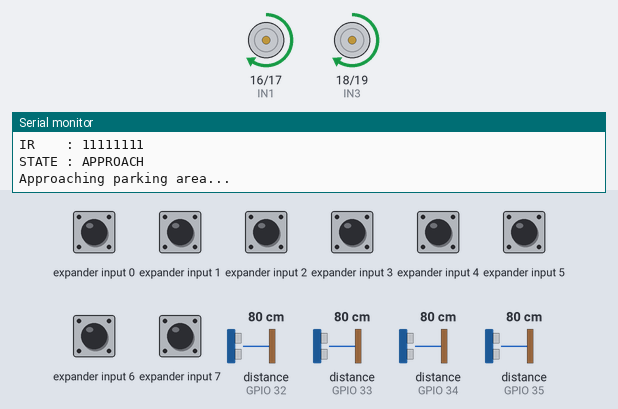
The sketch below on a simulated ESP32. Parts: motor-driver pin pairs drawn as motors (green arrow = first pin HIGH = forward, orange = second pin HIGH = backward, longer = more drive, scaled by the enable pin), the last lines printed to the serial monitor. Wiring (inferred from the names in the program): 4 × ultrasonic range finder: trigger GPIO 14, echo GPIO 33 / trigger GPIO 25, echo GPIO 34 / trigger GPIO 26, echo GPIO 35 / trigger GPIO 27, echo GPIO 32; input shift register (74HC165): load GPIO 13; clock GPIO 23; serial out GPIO 22. Inputs (shaded band) come from the test bench; at power-on: expander input 0–7 HIGH, distance to the obstacle (sensors on GPIO 34, GPIO 32, GPIO 33, GPIO 35) 80 cm. The echo pulse lasts 58.3 µs per cm.

Above: at 3.2 s.
3.3 s: distance to the obstacle (sensor on GPIO 34) set to 45 cm
4.8 s: distance to the obstacle (sensor on GPIO 34) set to 36 cm
At 5.4 s:
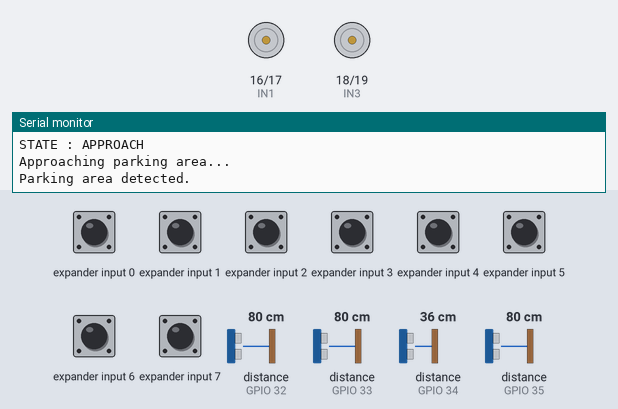
At 7.6 s:
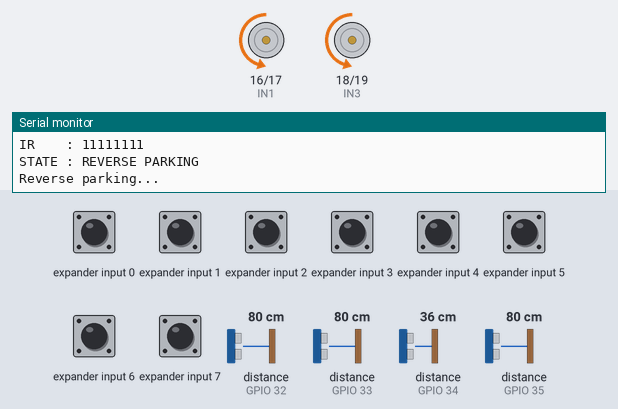
7.8 s: distance to the obstacle (sensor on GPIO 32) set to 23 cm
9.3 s: distance to the obstacle (sensor on GPIO 32) set to 19 cm
At 10.2 s:
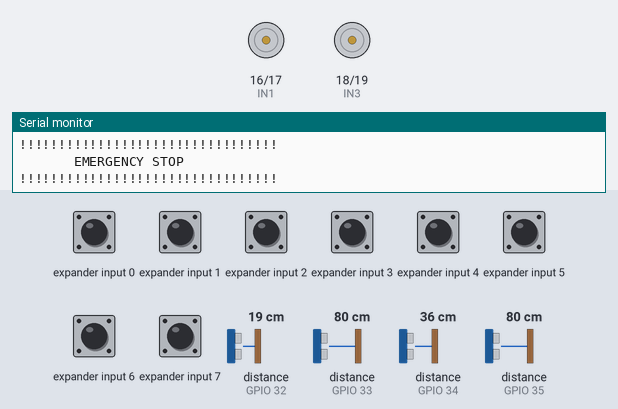
Timing chart, 0 to 12.3 s (numbered marks = the images above; inputs shaded):
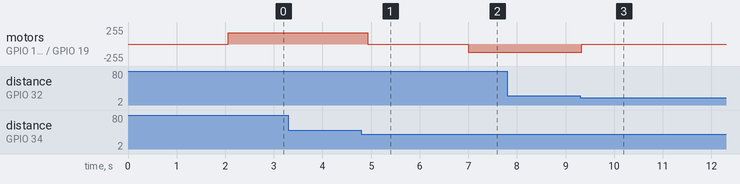

The sketch:

autonomous_parking.ino.ino
```cpp
/*
  ============================================================
       AUTONOMOUS PARKING VEHICLE - ESP32
  ============================================================

  Hardware:
  - ESP32 DevKit
  - 4 x HC-SR04 ultrasonic sensors
  - 8-bit IR sensor array
  - 74HC165 shift register
  - L298N motor driver
  - 4 DC motors
  - 6V battery + buck converter

  Ultrasonic:
  Front : TRIG 25, ECHO 34
  Rear  : TRIG 26, ECHO 35
  Left  : TRIG 27, ECHO 32
  Right : TRIG 14, ECHO 33

  L298N:
  ENA : GPIO 4
  IN1 : GPIO 16
  IN2 : GPIO 17
  IN3 : GPIO 18
  IN4 : GPIO 19
  ENB : GPIO 21

  74HC165:
  DATA : GPIO 22
  CLOCK: GPIO 23
  LOAD : GPIO 13
*/

// ============================================================
// ULTRASONIC SENSOR PINS
// ============================================================

#define FRONT_TRIG 25
#define FRONT_ECHO 34

#define REAR_TRIG 26
#define REAR_ECHO 35

#define LEFT_TRIG 27
#define LEFT_ECHO 32

#define RIGHT_TRIG 14
#define RIGHT_ECHO 33


// ============================================================
// MOTOR DRIVER PINS - L298N
// ============================================================

#define ENA 4

#define IN1 16
#define IN2 17

#define IN3 18
#define IN4 19

#define ENB 21


// ============================================================
// 74HC165 PINS
// ============================================================

#define IR_DATA 22
#define IR_CLOCK 23
#define IR_LOAD 13


// ============================================================
// MOTOR SPEED
// ============================================================

int normalSpeed = 170;
int slowSpeed   = 120;
int turnSpeed   = 150;


// ============================================================
// PARKING PARAMETERS
// ============================================================

const float EMERGENCY_DISTANCE = 20.0;   // cm
const float SAFE_DISTANCE      = 40.0;   // cm

const float PARKING_DISTANCE   = 12.0;   // cm


// ============================================================
// PARKING STATES
// ============================================================

enum ParkingState
{
  APPROACH,
  ALIGN,
  POSITIONING,
  REVERSE_PARKING,
  PARKED,
  EMERGENCY_STOP
};

ParkingState state = APPROACH;


// ============================================================
// SENSOR VARIABLES
// ============================================================

float frontDistance;
float rearDistance;
float leftDistance;
float rightDistance;


// ============================================================
// SETUP
// ============================================================

void setup()
{
  Serial.begin(115200);

  // Ultrasonic TRIG
  pinMode(FRONT_TRIG, OUTPUT);
  pinMode(REAR_TRIG, OUTPUT);
  pinMode(LEFT_TRIG, OUTPUT);
  pinMode(RIGHT_TRIG, OUTPUT);

  // Ultrasonic ECHO
  pinMode(FRONT_ECHO, INPUT);
  pinMode(REAR_ECHO, INPUT);
  pinMode(LEFT_ECHO, INPUT);
  pinMode(RIGHT_ECHO, INPUT);

  // Motor driver
  pinMode(ENA, OUTPUT);

  pinMode(IN1, OUTPUT);
  pinMode(IN2, OUTPUT);

  pinMode(IN3, OUTPUT);
  pinMode(IN4, OUTPUT);

  pinMode(ENB, OUTPUT);

  // 74HC165
  pinMode(IR_DATA, INPUT);
  pinMode(IR_CLOCK, OUTPUT);
  pinMode(IR_LOAD, OUTPUT);

  digitalWrite(IR_CLOCK, LOW);
  digitalWrite(IR_LOAD, HIGH);

  stopMotors();

  Serial.println();
  Serial.println("=================================");
  Serial.println(" AUTONOMOUS PARKING VEHICLE");
  Serial.println(" ESP32 SYSTEM STARTING...");
  Serial.println("=================================");

  delay(2000);

  Serial.println("System Ready");
}


// ============================================================
// MAIN LOOP
// ============================================================

void loop()
{
  // Read ultrasonic sensors
  readUltrasonicSensors();

  // Read 8-bit IR array
  byte irData = readIRArray();

  // Print sensor information
  printSensorData(irData);

  // Safety check
  if (checkEmergency())
  {
    state = EMERGENCY_STOP;
  }

  // Execute parking state
  switch (state)
  {
    case APPROACH:
      approachParkingArea();
      break;

    case ALIGN:
      alignVehicle();
      break;

    case POSITIONING:
      positionVehicle();
      break;

    case REVERSE_PARKING:
      reverseParking();
      break;

    case PARKED:
      parkedState();
      break;

    case EMERGENCY_STOP:
      emergencyStop();
      break;
  }

  delay(100);
}


// ============================================================
// ULTRASONIC DISTANCE FUNCTION
// ============================================================

float getDistance(int trigPin, int echoPin)
{
  digitalWrite(trigPin, LOW);
  delayMicroseconds(3);

  digitalWrite(trigPin, HIGH);
  delayMicroseconds(10);

  digitalWrite(trigPin, LOW);

  long duration = pulseIn(echoPin, HIGH, 25000);

  if (duration == 0)
  {
    return 999.0;
  }

  float distance = duration * 0.0343 / 2.0;

  return distance;
}


// ============================================================
// READ ALL ULTRASONIC SENSORS
// ============================================================

void readUltrasonicSensors()
{
  frontDistance = getDistance(FRONT_TRIG, FRONT_ECHO);

  delay(10);

  rearDistance = getDistance(REAR_TRIG, REAR_ECHO);

  delay(10);

  leftDistance = getDistance(LEFT_TRIG, LEFT_ECHO);

  delay(10);

  rightDistance = getDistance(RIGHT_TRIG, RIGHT_ECHO);
}


// ============================================================
// 74HC165 - READ 8 IR SENSORS
// ============================================================

byte readIRArray()
{
  byte data = 0;

  // Load parallel inputs
  digitalWrite(IR_LOAD, LOW);
  delayMicroseconds(5);

  digitalWrite(IR_LOAD, HIGH);

  // Read 8 bits
  for (int i = 0; i < 8; i++)
  {
    data <<= 1;

    if (digitalRead(IR_DATA))
    {
      data |= 1;
    }

    digitalWrite(IR_CLOCK, HIGH);
    delayMicroseconds(2);

    digitalWrite(IR_CLOCK, LOW);
    delayMicroseconds(2);
  }

  return data;
}


// ============================================================
// PRINT SENSOR DATA
// ============================================================

void printSensorData(byte irData)
{
  Serial.println("--------------------------------");

  Serial.print("Front : ");
  Serial.print(frontDistance);
  Serial.println(" cm");

  Serial.print("Rear  : ");
  Serial.print(rearDistance);
  Serial.println(" cm");

  Serial.print("Left  : ");
  Serial.print(leftDistance);
  Serial.println(" cm");

  Serial.print("Right : ");
  Serial.print(rightDistance);
  Serial.println(" cm");

  Serial.print("IR    : ");

  for (int i = 7; i >= 0; i--)
  {
    Serial.print(bitRead(irData, i));
  }

  Serial.println();

  Serial.print("STATE : ");
  printState();

  Serial.println();
}


// ============================================================
// PRINT STATE
// ============================================================

void printState()
{
  switch (state)
  {
    case APPROACH:
      Serial.println("APPROACH");
      break;

    case ALIGN:
      Serial.println("ALIGN");
      break;

    case POSITIONING:
      Serial.println("POSITIONING");
      break;

    case REVERSE_PARKING:
      Serial.println("REVERSE PARKING");
      break;

    case PARKED:
      Serial.println("PARKED");
      break;

    case EMERGENCY_STOP:
      Serial.println("EMERGENCY STOP");
      break;
  }
}


// ============================================================
// EMERGENCY SAFETY
// ============================================================

bool checkEmergency()
{
  if (frontDistance < EMERGENCY_DISTANCE)
  {
    Serial.println("!!! FRONT OBSTACLE !!!");
    return true;
  }

  if (rearDistance < EMERGENCY_DISTANCE)
  {
    Serial.println("!!! REAR OBSTACLE !!!");
    return true;
  }

  if (leftDistance < EMERGENCY_DISTANCE)
  {
    Serial.println("!!! LEFT OBSTACLE !!!");
    return true;
  }

  if (rightDistance < EMERGENCY_DISTANCE)
  {
    Serial.println("!!! RIGHT OBSTACLE !!!");
    return true;
  }

  return false;
}


// ============================================================
// STATE 1 - APPROACH
// ============================================================

void approachParkingArea()
{
  Serial.println("Approaching parking area...");

  if (frontDistance > SAFE_DISTANCE)
  {
    moveForward(normalSpeed);
  }
  else
  {
    stopMotors();

    Serial.println("Parking area detected.");

    delay(500);

    state = ALIGN;
  }
}


// ============================================================
// STATE 2 - ALIGN
// ============================================================

void alignVehicle()
{
  Serial.println("Aligning vehicle...");

  stopMotors();

  delay(300);

  /*
     Basic alignment logic.

     If left side is too close:
     move slightly right.

     If right side is too close:
     move slightly left.
  */

  if (leftDistance < 25)
  {
    turnRight(turnSpeed);
    delay(250);
  }

  else if (rightDistance < 25)
  {
    turnLeft(turnSpeed);
    delay(250);
  }

  else
  {
    stopMotors();

    Serial.println("Vehicle aligned.");

    delay(500);

    state = POSITIONING;
  }
}


// ============================================================
// STATE 3 - POSITIONING
// ============================================================

void positionVehicle()
{
  Serial.println("Positioning vehicle...");

  if (leftDistance < 20)
  {
    turnRight(slowSpeed);

    delay(150);

    stopMotors();
  }

  else if (rightDistance < 20)
  {
    turnLeft(slowSpeed);

    delay(150);

    stopMotors();
  }

  else
  {
    stopMotors();

    delay(300);

    Serial.println("Position ready.");

    state = REVERSE_PARKING;
  }
}


// ============================================================
// STATE 4 - REVERSE PARKING
// ============================================================

void reverseParking()
{
  Serial.println("Reverse parking...");

  /*
     Rear ultrasonic sensor controls
     the reverse movement.
  */

  if (rearDistance > PARKING_DISTANCE)
  {
    moveBackward(slowSpeed);
  }

  else
  {
    stopMotors();

    delay(500);

    Serial.println("Parking position reached.");

    state = PARKED;
  }
}


// ============================================================
// STATE 5 - PARKED
// ============================================================

void parkedState()
{
  stopMotors();

  Serial.println("=================================");
  Serial.println("          VEHICLE PARKED");
  Serial.println("=================================");

  delay(1000);
}


// ============================================================
// STATE 6 - EMERGENCY STOP
// ============================================================

void emergencyStop()
{
  stopMotors();

  Serial.println();
  Serial.println("!!!!!!!!!!!!!!!!!!!!!!!!!!!!!!!!!");
  Serial.println("       EMERGENCY STOP");
  Serial.println("!!!!!!!!!!!!!!!!!!!!!!!!!!!!!!!!!");

  delay(500);

  /*
     Vehicle remains stopped until
     all obstacles move away.
  */

  readUltrasonicSensors();

  if (frontDistance > SAFE_DISTANCE &&
      rearDistance > SAFE_DISTANCE &&
      leftDistance > SAFE_DISTANCE &&
      rightDistance > SAFE_DISTANCE)
  {
    Serial.println("Area clear.");

    delay(1000);

    state = APPROACH;
  }
}


// ============================================================
// MOTOR CONTROL
// ============================================================

void moveForward(int speedValue)
{
  // Left side forward
  digitalWrite(IN1, HIGH);
  digitalWrite(IN2, LOW);

  // Right side forward
  digitalWrite(IN3, HIGH);
  digitalWrite(IN4, LOW);

  analogWrite(ENA, speedValue);
  analogWrite(ENB, speedValue);
}


void moveBackward(int speedValue)
{
  // Left side reverse
  digitalWrite(IN1, LOW);
  digitalWrite(IN2, HIGH);

  // Right side reverse
  digitalWrite(IN3, LOW);
  digitalWrite(IN4, HIGH);

  analogWrite(ENA, speedValue);
  analogWrite(ENB, speedValue);
}


void turnLeft(int speedValue)
{
  // Left side reverse
  digitalWrite(IN1, LOW);
  digitalWrite(IN2, HIGH);

  // Right side forward
  digitalWrite(IN3, HIGH);
  digitalWrite(IN4, LOW);

  analogWrite(ENA, speedValue);
  analogWrite(ENB, speedValue);
}


void turnRight(int speedValue)
{
  // Left side forward
  digitalWrite(IN1, HIGH);
  digitalWrite(IN2, LOW);

  // Right side reverse
  digitalWrite(IN3, LOW);
  digitalWrite(IN4, HIGH);

  analogWrite(ENA, speedValue);
  analogWrite(ENB, speedValue);
}


// ============================================================
// STOP MOTORS
// ============================================================

void stopMotors()
{
  digitalWrite(IN1, LOW);
  digitalWrite(IN2, LOW);

  digitalWrite(IN3, LOW);
  digitalWrite(IN4, LOW);

  analogWrite(ENA, 0);
  analogWrite(ENB, 0);
}
```

Measured:
- the behaviour switches between 41 and 40 cm on distance to the obstacle (sensor on GPIO 34) (found by bisection; images 0 and 1)
- the behaviour switches between 21 and 20 cm on distance to the obstacle (sensor on GPIO 32) (found by bisection; images 2 and 3)
- after the input at 4.8 s, motor on GPIO 16 (IN1) / GPIO 17 (IN2), motor on GPIO 18 (IN3) / GPIO 19 (IN4): forward 170/255 → stopped after 0.13 s, → backward 120/255 2.1 s later
- after the input at 9.3 s, motor on GPIO 16 (IN1) / GPIO 17 (IN2), motor on GPIO 18 (IN3) / GPIO 19 (IN4): backward 120/255 → stopped at once
